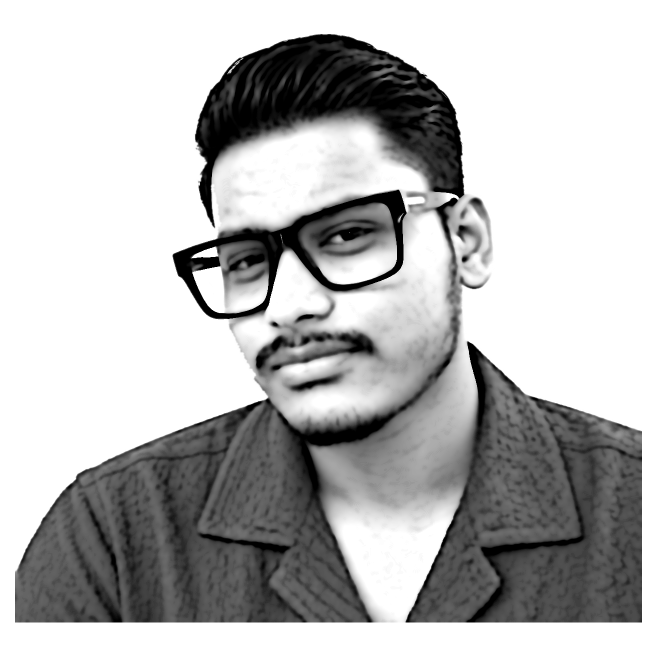
#> input picture source-prepped.png, 1313 x 1313 px (shown at 1/2 size)
$ python make_ascii_svg.py
#> lines starting #> are read from the running program, lines starting #| are printed output that depends on the picture
"""
Convert a portrait photo into a clean, monochrome ASCII-art SVG that "types"
itself in like a terminal, then freezes.

Monochrome is deliberate — one fill color + density ramp + high contrast gives
a sharp, legible aesthetic without rainbow noise.
GitHub renders SVGs embedded via <img> and runs SMIL animations inside them.
Each row is revealed with a left-to-right clip wipe plus a small block cursor
riding the wipe edge, staggered top -> bottom, so the portrait prints once and holds.
"""
import html
import os
import sys
from PIL import Image, ImageEnhance, ImageFilter

HERE = os.path.dirname(os.path.abspath(__file__))
SRC = sys.argv[1] if len(sys.argv) > 1 else os.path.join(HERE, "..", "source-prepped.png")
OUT = sys.argv[2] if len(sys.argv) > 2 else os.path.join(HERE, "..", "rohan-ascii.svg")

# Density and grid sizing:
# Target 800px art width + 40px padding = 840px canvas width
# 96 rows * 8.33px + 80px framing = 880px canvas height
COLS = int(os.environ.get("COLS", 180))
ART_W_TARGET = 800
CELL_W = ART_W_TARGET / COLS
CELL_H = CELL_W * 15 / 8
ROWS = round(COLS * 8 / 15)
RAMP = " .`:-=+*cs#%@"  # bright (sparse) -> dark (dense); leading space clears bg

CONTRAST = 1.05
BRIGHTNESS = 1.0
GAMMA = 1.18          # >1 brightens midtones so skin lands in sparser chars
SHARPEN = False
WHITE_FLOOR = 0.80    # luminance above this is forced to space

PAD = 20
TITLEBAR_H = 30
STATUS_H = 30
ART_W = COLS * CELL_W
ART_H = ROWS * CELL_H
CANVAS_W = round(ART_W + PAD * 2)
CANVAS_H = round(TITLEBAR_H + ART_H + STATUS_H + PAD)

BG = "#0d1117"
BG2 = "#111722"
FRAME = "#30363d"
TITLE_TEXT = "#7d8590"
INK = "#c9d1d9"
CURSOR = "#c9d1d9"

# Reveal timing (one-shot; cursor sweeps top -> bottom)
ROW_DUR = 5.8 / ROWS
STAGGER = ROW_DUR

if not os.path.exists(SRC):
    print(f"Source file {SRC} not found. Running scripts/prep_photo.py first...")
    os.system(f'python "{os.path.join(HERE, "prep_photo.py")}"')

im = Image.open(SRC).convert("L")
#> im is the input picture: PIL image 1313x1313 L; min 0, max 255, mean 184.4
if SHARPEN:
    im = im.filter(ImageFilter.UnsharpMask(radius=2, percent=140, threshold=2))
im = ImageEnhance.Brightness(im).enhance(BRIGHTNESS)
im = ImageEnhance.Contrast(im).enhance(CONTRAST)
im = im.resize((COLS, ROWS), Image.LANCZOS)
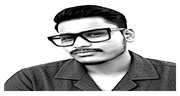
#> im: PIL image 180x96 L; min 0, max 255, mean 182.5
px = im.load()

STATIC = bool(os.environ.get("STATIC"))

rows_txt = []
for y in range(ROWS):
    chars = []
    for x in range(COLS):
        lum = px[x, y] / 255.0
        lum = pow(lum, GAMMA)
        if lum >= WHITE_FLOOR:
            chars.append(" ")
            continue
        idx = int((1.0 - lum) * (len(RAMP) - 1) + 0.5)
        idx = max(0, min(len(RAMP) - 1, idx))
        chars.append(RAMP[idx])
    rows_txt.append("".join(chars))
#> after the loop, rows_txt = 96 items

art_top = TITLEBAR_H + PAD * 0.35

parts = []
parts.append(
    f'<svg xmlns="http://www.w3.org/2000/svg" width="{CANVAS_W}" height="{CANVAS_H}" '
    f'viewBox="0 0 {CANVAS_W} {CANVAS_H}" font-family="ui-monospace, SFMono-Regular, '
    f'Menlo, Consolas, monospace">'
)
parts.append(
    '<defs>'
    f'<linearGradient id="bg" x1="0" y1="0" x2="0" y2="1">'
    f'<stop offset="0" stop-color="{BG2}"/><stop offset="1" stop-color="{BG}"/>'
    f'</linearGradient></defs>'
)
parts.append(f'<rect width="{CANVAS_W}" height="{CANVAS_H}" rx="12" fill="url(#bg)"/>')
parts.append(
    f'<rect x="0.5" y="0.5" width="{CANVAS_W-1}" height="{CANVAS_H-1}" rx="12" '
    f'fill="none" stroke="{FRAME}" stroke-width="1"/>'
)

# Titlebar
parts.append(f'<line x1="0" y1="{TITLEBAR_H}" x2="{CANVAS_W}" y2="{TITLEBAR_H}" stroke="{FRAME}"/>')
for i, dotcol in enumerate(["#ff5f56", "#ffbd2e", "#27c93f"]):
    parts.append(f'<circle cx="{PAD + i*16}" cy="{TITLEBAR_H/2}" r="5" fill="{dotcol}"/>')
parts.append(
    f'<text x="{CANVAS_W/2}" y="{TITLEBAR_H/2 + 4}" fill="{TITLE_TEXT}" font-size="12" '
    f'text-anchor="middle">rohan@github: ~$ ./portrait.sh</text>'
)

# Text lines + SMIL wipe
font_size = CELL_H * 0.86
for ry, line in enumerate(rows_txt):
    y = art_top + ry * CELL_H + CELL_H * 0.74
    row_y = art_top + ry * CELL_H
    delay = ry * STAGGER
    safe = html.escape(line)
    text = (
        f'<text xml:space="preserve" x="{PAD}" y="{y:.1f}" fill="{INK}" '
        f'font-size="{font_size:.1f}" textLength="{ART_W}" lengthAdjust="spacing">{safe}</text>'
    )

    if STATIC:
        parts.append(text)
        continue

    parts.append(
        f'<clipPath id="r{ry}"><rect x="{PAD}" y="{row_y:.1f}" height="{CELL_H:.2f}" width="0">'
        f'<animate attributeName="width" from="0" to="{ART_W:.1f}" begin="{delay:.3f}s" '
        f'dur="{ROW_DUR:.2f}s" fill="freeze"/></rect></clipPath>'
    )
    parts.append(f'<g clip-path="url(#r{ry})">{text}</g>')
    parts.append(
        f'<rect y="{row_y+1:.1f}" width="{CELL_W:.2f}" height="{max(CELL_H-2, 1):.2f}" fill="{CURSOR}" opacity="0">'
        f'<animate attributeName="x" from="{PAD}" to="{PAD+ART_W:.1f}" begin="{delay:.3f}s" '
        f'dur="{ROW_DUR:.2f}s" fill="freeze"/>'
        f'<set attributeName="opacity" to="0.85" begin="{delay:.3f}s"/>'
        f'<set attributeName="opacity" to="0" begin="{delay+ROW_DUR:.3f}s"/></rect>'
    )
#> this loop made 96 passes
#> (y, row_y, delay) on passes 1 to 12: (43.17, 37, 0), (51.5, 45.33, 0.0604), (59.83, 53.67, 0.121), (68.17, 62, 0.181), (76.5, 70.33, 0.242), (84.83, 78.67, 0.302), (93.17, 87, 0.362), (101.5, 95.33, 0.423), (109.8, 103.7, 0.483), (118.2, 112, 0.544), (126.5, 120.3, 0.604), (134.8, 128.7, 0.665)
#> after the loop, parts = 297 items

# Status bar
status_line_y = TITLEBAR_H + ART_H + PAD * 0.35
status_y = status_line_y + 19
parts.append(f'<line x1="0" y1="{status_line_y:.1f}" x2="{CANVAS_W}" y2="{status_line_y:.1f}" stroke="{FRAME}"/>')
parts.append(
    f'<text x="{PAD}" y="{status_y:.1f}" fill="{TITLE_TEXT}" font-size="13">'
    f'rohan@github:~$ whoami <tspan fill="{INK}">Rohan Das</tspan></text>'
)
status_chars = len("rohan@github:~$ whoami Rohan Das ")
parts.append(
    f'<rect x="{PAD + status_chars * 13 * 0.6:.1f}" y="{status_y-12:.1f}" width="8" height="14" fill="{INK}">'
    f'<animate attributeName="opacity" values="1;1;0;0" keyTimes="0;0.5;0.51;1" '
    f'dur="1s" repeatCount="indefinite"/></rect>'
)

parts.append("</svg>")
svg = "".join(parts)
os.makedirs(os.path.dirname(os.path.abspath(OUT)), exist_ok=True)
with open(OUT, "w", encoding="utf-8") as f:
    f.write(svg)
print(f"Successfully wrote {OUT} ({CANVAS_W}x{CANVAS_H}, {len(svg)} bytes)")
#| Successfully wrote scripts/../rohan-ascii.svg (840x880, 76379 bytes)
